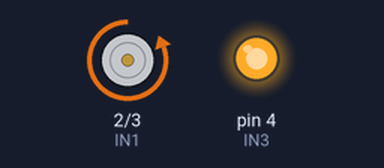
Simulated run of this sketch. Board: Arduino Uno, built with avr-gcc and run on an emulated ATmega328P. On the bench: motor-driver pin pairs drawn as motors (green arrow = first pin HIGH = forward, orange = second pin HIGH = backward, longer = more drive), output pins drawn as LEDs (lit = HIGH).

Above: at 5.0 s.
At 15.0 s:
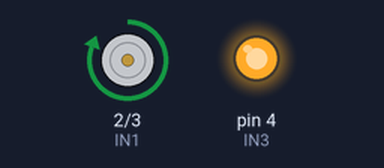
Timing chart, 0 to 23.0 s (numbered marks = the images above):
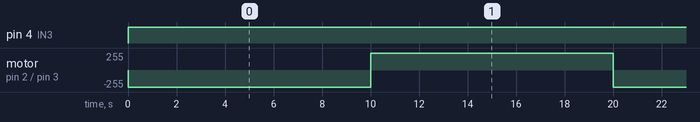

The sketch:

Relay.ino
```cpp
#include <stdio.h>
#define IN1 2
#define IN2 3
#define IN3 4
#define IN4 5
void setup(){
   pinMode(IN1,OUTPUT);
   pinMode(IN2,OUTPUT);
   pinMode(IN3,OUTPUT);
}
void loop(){
  digitalWrite(IN1,LOW);
  digitalWrite(IN2,HIGH);
  digitalWrite(IN3,HIGH);
  delay(10000);
  digitalWrite(IN1,HIGH);
  digitalWrite(IN2,LOW);
  digitalWrite(IN3,HIGH);
  delay(10000);
  //digitalWrite(IN1,HIGH);
  //digitalWrite(IN2,HIGH);
  //digitalWrite(IN3,LOW);
  //delay(10000);
}
```

Measured:
- by itself, pin 4 (IN3): LOW → HIGH at 0.00 s
- by itself, motor on pin 2 (IN1) / pin 3 (IN2): alternates forward 255/255 for 10.0 s and backward 255/255 for 10.0 s
